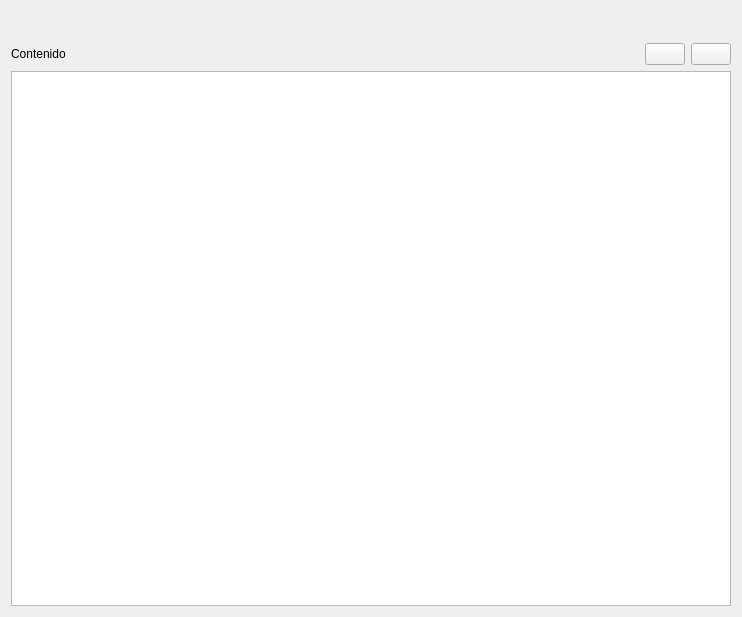
<?xml version="1.0" encoding="UTF-8"?>
<ui version="4.0">
 <class>flfiles</class>
 <widget class="QWidget" name="flfiles">
  <property name="geometry">
   <rect>
    <x>0</x>
    <y>0</y>
    <width>742</width>
    <height>617</height>
   </rect>
  </property>
  <property name="windowTitle">
   <string>Ficheros</string>
  </property>
  <layout class="QVBoxLayout" name="verticalLayout">
   <item>
    <widget class="FLFieldDB" name="nombre" native="true">
     <property name="fieldName">
      <string>nombre</string>
     </property>
    </widget>
   </item>
   <item>
    <layout class="QHBoxLayout" name="horizontalLayout">
     <item>
      <spacer name="horizontalSpacer">
       <property name="orientation">
        <enum>Qt::Horizontal</enum>
       </property>
       <property name="sizeHint">
        <size>
         <width>328</width>
         <height>20</height>
        </size>
       </property>
      </spacer>
     </item>
     <item>
      <widget class="FLFieldDB" name="sha" native="true">
       <property name="fieldName">
        <string>sha</string>
       </property>
      </widget>
     </item>
    </layout>
   </item>
   <item>
    <layout class="QHBoxLayout" name="horizontalLayout_2">
     <item>
      <widget class="QLabel" name="label">
       <property name="text">
        <string>Contenido</string>
       </property>
      </widget>
     </item>
     <item>
      <spacer name="horizontalSpacer_2">
       <property name="orientation">
        <enum>Qt::Horizontal</enum>
       </property>
       <property name="sizeHint">
        <size>
         <width>438</width>
         <height>20</height>
        </size>
       </property>
      </spacer>
     </item>
     <item>
      <widget class="QPushButton" name="pbXMLEditor">
       <property name="text">
        <string/>
       </property>
       <property name="icon">
        <iconset>
         <normaloff>../../core/images/icons/edit_file_xml.png</normaloff>../../core/images/icons/edit_file_xml.png</iconset>
       </property>
       <property name="iconSize">
        <size>
         <width>32</width>
         <height>32</height>
        </size>
       </property>
      </widget>
     </item>
     <item>
      <widget class="QPushButton" name="botonEditar">
       <property name="text">
        <string/>
       </property>
       <property name="icon">
        <iconset>
         <normaloff>../../core/images/icons/edit_file.png</normaloff>../../core/images/icons/edit_file.png</iconset>
       </property>
       <property name="iconSize">
        <size>
         <width>32</width>
         <height>32</height>
        </size>
       </property>
      </widget>
     </item>
    </layout>
   </item>
   <item>
    <widget class="QTextEdit" name="contenido"/>
   </item>
  </layout>
 </widget>
 <customwidgets>
  <customwidget>
   <class>FLFieldDB</class>
   <extends>QWidget</extends>
   <header>flfielddb</header>
  </customwidget>
 </customwidgets>
 <resources/>
 <connections/>
</ui>
